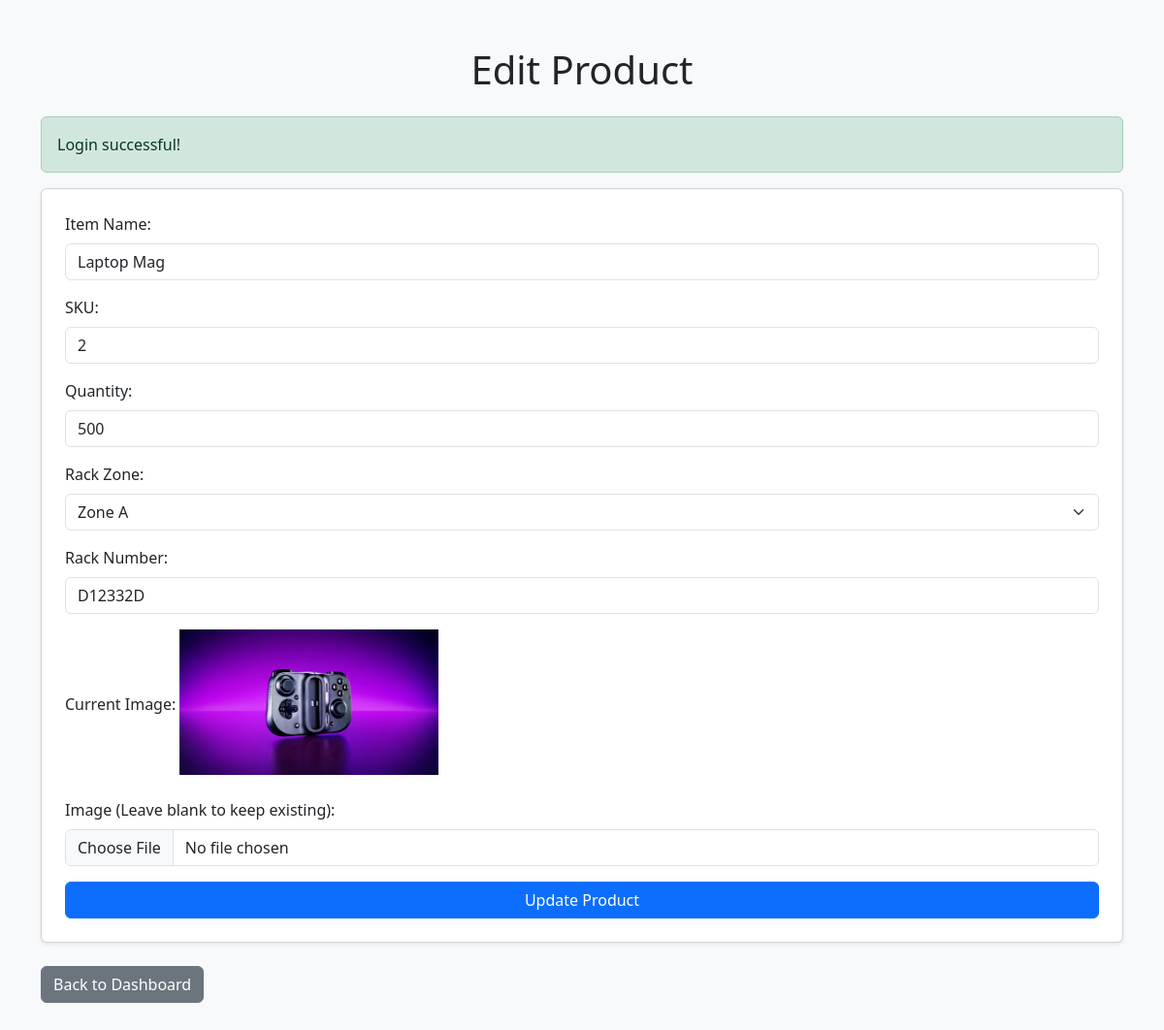
Before: /uploads/warehouse/edit_product.php?id=2 (signed in) with the older database file.
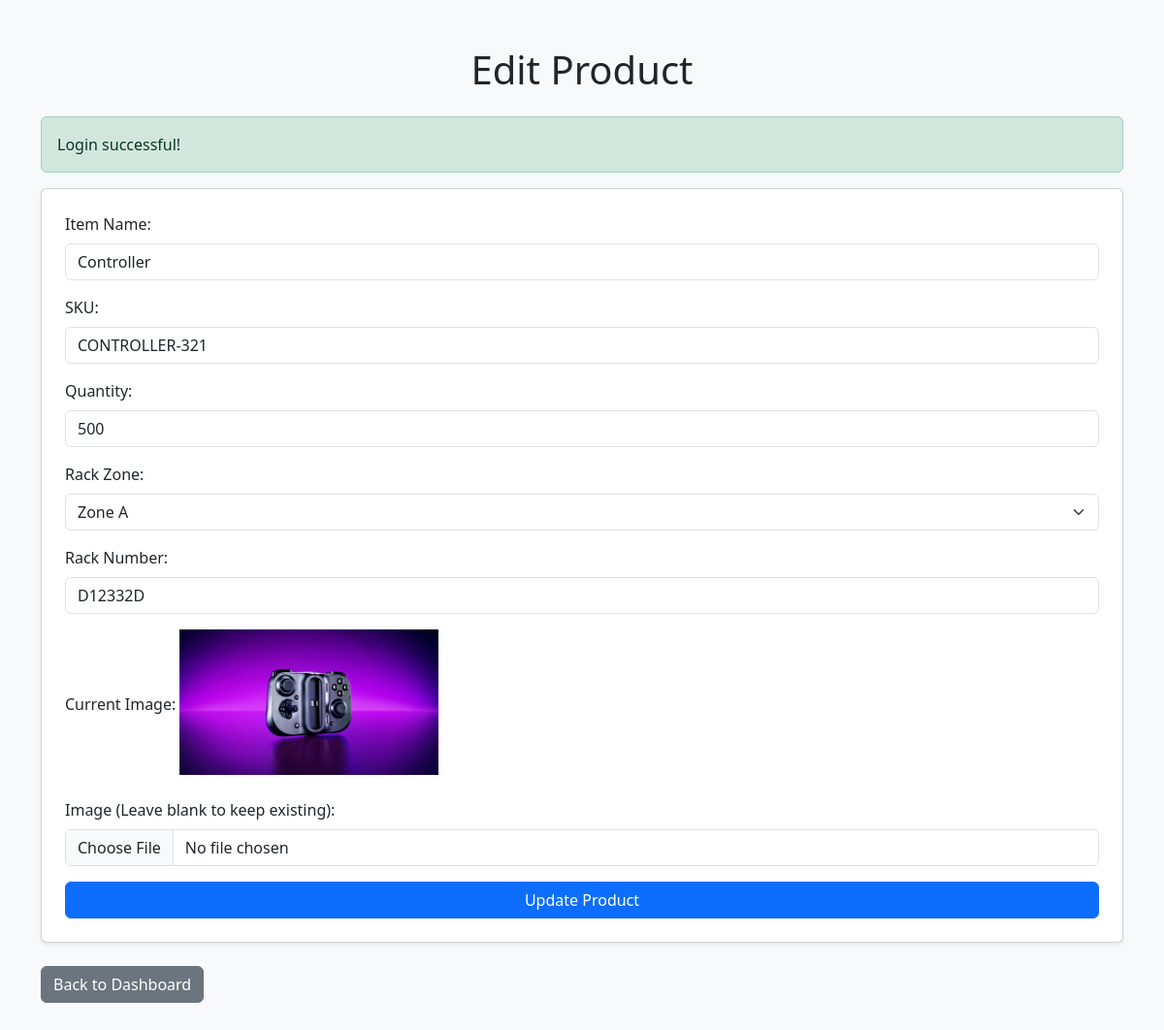
After: the same page with the newer database file.
### tables this page shows
CREATE TABLE `warehouses` (
  `id` int NOT NULL AUTO_INCREMENT,
  `item_name` varchar(255) NOT NULL,
  `sku` varchar(50) NOT NULL,
  `quantity` int NOT NULL,
  `rackzone` varchar(100) NOT NULL,
  `racknumber` varchar(100) NOT NULL,
  `image` varchar(255) DEFAULT NULL,
  `created_at` timestamp NULL DEFAULT CURRENT_TIMESTAMP,
  PRIMARY KEY (`id`)
);

### uploads/warehouse/edit_product.php (the view, shortened to what this page needs)
<?php
require 'db.php';
$product_id = (int) $_GET['id'];
$stmt = $pdo->prepare('SELECT * FROM warehouses WHERE id = ?');
$stmt->execute([$product_id]);
$product = $stmt->fetch();
?>
<!DOCTYPE html>
<html lang="en">
<head>
    <link href="https://cdn.jsdelivr.net/npm/bootstrap@5.3.0-alpha1/dist/css/bootstrap.min.css" rel="stylesheet">
</head>
<body class="bg-light">
    <div class="container my-5">
        <h1 class="text-center mb-4">Edit Product</h1>
        <?php if (isset($_SESSION['success_message'])): ?>
            <div class="alert alert-success">
                <?= htmlspecialchars($_SESSION['success_message']); ?>
            </div>
        <?php endif; ?>
        <form method="POST" action="edit_product.php?id=<?= $product['id']; ?>" enctype="multipart/form-data" class="card shadow-sm p-4">
            <div class="mb-3">
                <label for="item_name" class="form-label">Item Name:</label>
                <input type="text" name="item_name" value="<?= htmlspecialchars($product['item_name']); ?>" class="form-control" required>
            </div>
            <div class="mb-3">
                <label for="sku" class="form-label">SKU:</label>
                <input type="text" name="sku" value="<?= htmlspecialchars($product['sku']); ?>" class="form-control" required>
            </div>
            <div class="mb-3">
                <label for="quantity" class="form-label">Quantity:</label>
                <input type="number" name="quantity" value="<?= $product['quantity']; ?>" class="form-control" required>
            </div>
            <div class="mb-3">
                <label for="rackzone" class="form-label">Rack Zone:</label>
                <select name="rackzone" class="form-select" required>
                    <option value="Zone A" <?= $product['rackzone'] == 'Zone A' ? 'selected' : ''; ?>>Zone A</option>
                </select>
            </div>
            <div class="mb-3">
                <label for="racknumber" class="form-label">Rack Number:</label>
                <input type="text" name="racknumber" value="<?= htmlspecialchars($product['racknumber']); ?>" class="form-control" required>
            </div>
            <div class="mb-3">
                <label for="current_image" class="form-label">Current Image:</label>
                <?php if (!empty($product['image']) && file_exists($product['image'])): ?>
                    <img src="<?= htmlspecialchars($product['image']); ?>" alt="Current Product Image" class="img-fluid mb-2" style="max-height: 150px;">
                <?php else: ?>
                    <p>No image available.</p>
                <?php endif; ?>
            </div>
            <div class="mb-3">
                <label for="image" class="form-label">Image (Leave blank to keep existing):</label>
                <input type="file" name="image" accept="image/*" class="form-control">
            </div>
            <button type="submit" name="update_product" class="btn btn-primary w-100">Update Product</button>
        </form>
        <br>
        <a href="dashboard.php" class="btn btn-secondary">Back to Dashboard</a>
    </div>
</body>
</html>

Changed rows visible on the page:
changed warehouses "Zone A": item_name "Laptop Mag" → "Controller"; sku "2" → "CONTROLLER-321"
